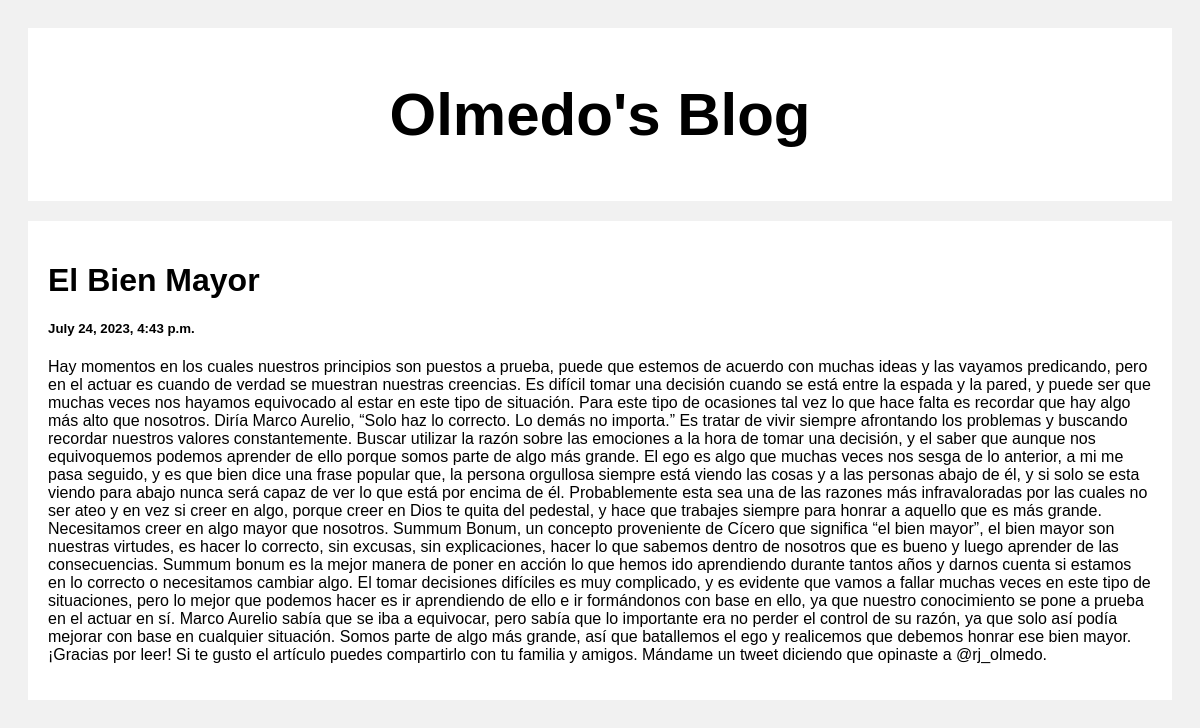
Screenshot of /post/2 with the database file from the repository.
### posts/views.py (the view)
# urls.py: path('post/<str:pk>', views.post, name='post')
def post(request, pk):
    posts = Post.objects.get(id=pk)
    return render(request, "posts.html", {"posts": posts})

### templates/posts.html (shortened to what this page needs)
<!DOCTYPE html>
<html>
  <head>
  </head>
  <body>
    <div class="header">
      <a style="text-decoration: none; color: black" href="/">
        <h2>Olmedo's Blog</h2>
      </a>
    </div>
    <div class="row">
      <div class="leftcolumn">
        <div class="card">
          <h1>{{posts.title}}</h1>
          <h5>{{posts.created_at}}</h5>
          <p>{{posts.body}}</p>
        </div>
      </div>
    </div>
  </body>
</html>

### templates/posts.html (style rules this page uses)
* { box-sizing: border-box; }
body { font-family: Arial; padding: 20px; background: #f1f1f1; }
.header { padding: 2px; font-size: 40px; text-align: center; background: white; }
.leftcolumn { float: left; width: 100%; }
.card { background-color: white; padding: 20px; margin-top: 20px; }
.row:after { content: ""; display: table; clear: both; }

### rows the page displays
Post: title "El Bien Mayor", created_at "July 24, 2023, 4:43 p.m.", body "Hay momentos en los cuales nuestros principios son puestos a prueba, puede que estemos de acuerdo con muchas ideas y las vayamos predicando, pero en el actuar es cuando de verdad se muestran nuestras creencias. Es difícil tomar una decisión cuando se está entre la espada y la pared, y puede ser que muchas veces nos hayamos equivocado al estar en este tipo de situación. Para este tipo de ocasiones tal vez lo que hace falta es recordar que hay algo más alto que nosotros. Diría Marco Aurelio, “Solo haz lo correcto. Lo demás no importa.” Es tratar de vivir siempre afrontando los problemas y buscando recordar nuestros valores constantemente. Buscar utilizar la razón sobre las emociones a la hora…"
